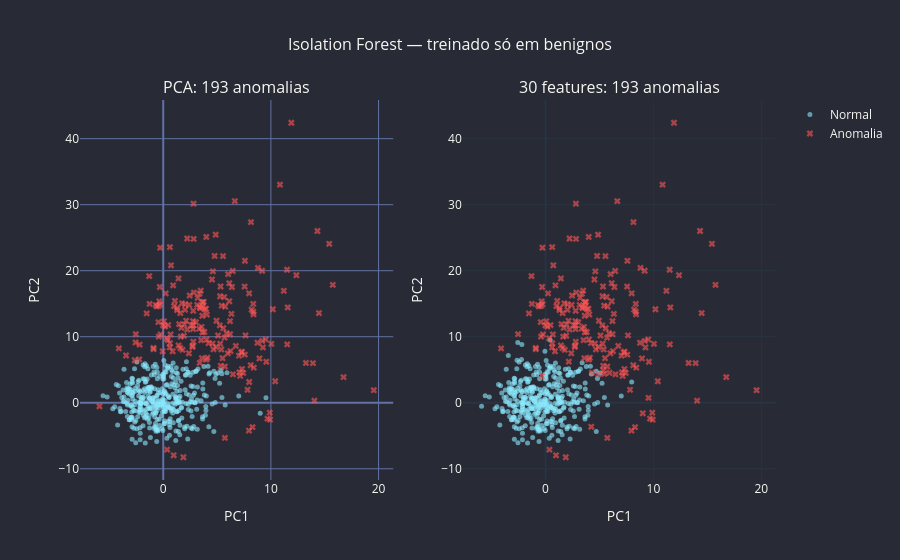

Notebook source saved alongside this figure:
### Markdown cell above
## 6. Isolation Forest

O Isolation Forest isola pontos com cortes aleatórios. Pontos anômalos são mais fáceis de isolar — precisam de menos cortes para serem separados.

Vamos treinar o modelo **apenas nos dados benignos** (aprendendo o que é "normal") e depois testar em todos os pontos.

O parâmetro `contamination` indica a proporção esperada de anomalias nos dados.

### Code cell
modelo_if = IsolationForest(
    contamination=0.05,
    random_state=RANDOM_STATE
)

# Fit APENAS nos benignos, depois predizer em todos
# --- Isolation Forest nas componentes PCA ---
modelo_if.fit(dados.loc[benign_mask, ["pc1", "pc2"]].values)
pred_if_pca = modelo_if.predict(dados[["pc1", "pc2"]].values)
dados["anomalia_if_pca"] = pred_if_pca == -1
n_if_pca = dados["anomalia_if_pca"].sum()

# --- Isolation Forest em todas as 30 features ---
modelo_if.fit(X_scaled[benign_mask])
pred_if_full = modelo_if.predict(X_scaled)
dados["anomalia_if_full"] = pred_if_full == -1
n_if_full = dados["anomalia_if_full"].sum()

print(f"Isolation Forest anomalias (PC1/PC2): {n_if_pca}")
print(f"Isolation Forest anomalias (30 feats): {n_if_full}")
print()

fig = make_subplots(1, 2, subplot_titles=[f'PCA: {n_if_pca} anomalias', f'30 features: {n_if_full} anomalias'])
for i, col in enumerate(['anomalia_if_pca', 'anomalia_if_full'], 1):
    for label, mask, cor, sz in [('Normal', ~dados[col], DRACULA['cyan'], 5),
                                   ('Anomalia', dados[col], DRACULA['red'], 6)]:
        fig.add_trace(go.Scatter(
            x=dados.loc[mask, 'pc1'], y=dados.loc[mask, 'pc2'],
            mode='markers',
            marker=dict(color=cor, size=sz, opacity=0.6, symbol='x' if label == 'Anomalia' else 'circle'),
            name=label, showlegend=(i == 1)), row=1, col=i)
    fig.update_xaxes(title_text='PC1', row=1, col=i)
    fig.update_yaxes(title_text='PC2', row=1, col=i)
fig = dracula_layout(fig, title='Isolation Forest — treinado só em benignos')
fig.show()

### Figure 1 — Plotly figure (JSON) as saved in the notebook; plotly's stock layout.template omitted (floating-point values rounded to 4 significant figures; data arrays with more than 128 entries replaced by an {"elided": "..."} marker saying what was removed)
{"data": [{"marker": {"color": "#8be9fd", "opacity": 0.6, "size": 5, "symbol": "circle"}, "mode": "markers", "name": "Normal", "showlegend": true, "type": "scatter", "x": {"elided": "376 float values"}, "xaxis": "x", "y": {"elided": "376 float values"}, "yaxis": "y"}, {"marker": {"color": "#ff5555", "opacity": 0.6, "size": 6, "symbol": "x"}, "mode": "markers", "name": "Anomalia", "showlegend": true, "type": "scatter", "x": {"elided": "193 float values"}, "xaxis": "x", "y": {"elided": "193 float values"}, "yaxis": "y"}, {"marker": {"color": "#8be9fd", "opacity": 0.6, "size": 5, "symbol": "circle"}, "mode": "markers", "name": "Normal", "showlegend": false, "type": "scatter", "x": {"elided": "376 float values"}, "xaxis": "x2", "y": {"elided": "376 float values"}, "yaxis": "y2"}, {"marker": {"color": "#ff5555", "opacity": 0.6, "size": 6, "symbol": "x"}, "mode": "markers", "name": "Anomalia", "showlegend": false, "type": "scatter", "x": {"elided": "193 float values"}, "xaxis": "x2", "y": {"elided": "193 float values"}, "yaxis": "y2"}], "layout": {"annotations": [{"font": {"size": 16}, "showarrow": false, "text": "PCA: 193 anomalias", "x": 0.225, "xanchor": "center", "xref": "paper", "y": 1.0, "yanchor": "bottom", "yref": "paper"}, {"font": {"size": 16}, "showarrow": false, "text": "30 features: 193 anomalias", "x": 0.775, "xanchor": "center", "xref": "paper", "y": 1.0, "yanchor": "bottom", "yref": "paper"}], "font": {"color": "#f8f8f2", "size": 12}, "legend": {"font": {"color": "#f8f8f2"}}, "paper_bgcolor": "#282a36", "plot_bgcolor": "#282a36", "title": {"font": {"color": "#f8f8f2", "size": 16}, "text": "Isolation Forest — treinado só em benignos", "x": 0.5}, "xaxis": {"anchor": "y", "domain": [0.0, 0.45], "gridcolor": "#6272a4", "title": {"text": "PC1"}, "zerolinecolor": "#6272a4"}, "xaxis2": {"anchor": "y2", "domain": [0.55, 1.0], "title": {"text": "PC1"}}, "yaxis": {"anchor": "x", "domain": [0.0, 1.0], "gridcolor": "#6272a4", "title": {"text": "PC2"}, "zerolinecolor": "#6272a4"}, "yaxis2": {"anchor": "x2", "domain": [0.0, 1.0], "title": {"text": "PC2"}}}}
